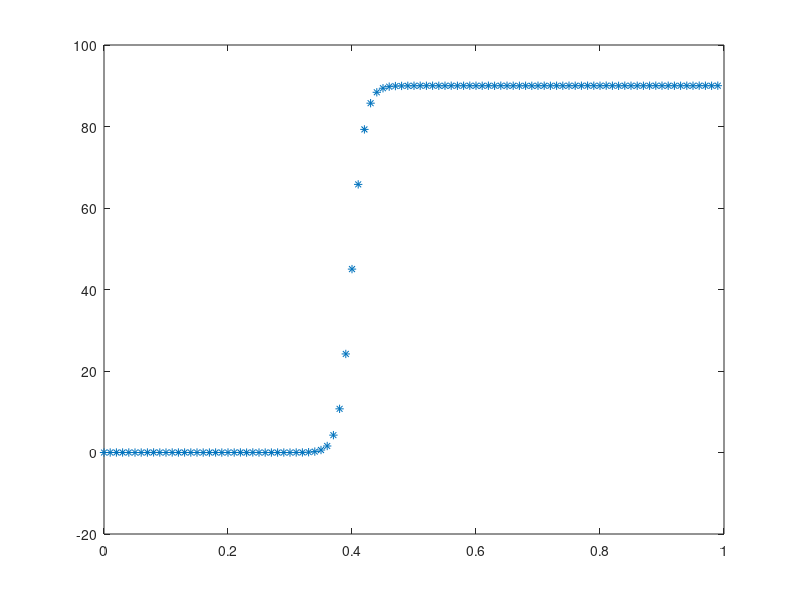

MATLAB code for this plot: (Note: this script raises an error after producing the figure.)
clear all;
% 实验1
x=0:0.01:1-0.01;
f=90./(1+exp(-100*(x-0.4)));
n=8;%控制顶点个数-1
N=length(x);%采样点个数

% % 实验2
% x=0:0.05:10;
% f=100./exp(abs(x-5))+(x-5).^2/500;
% n=13;
% N=length(x);%采样点个数

f_=f+normrnd(0,0.01,1,N);



plot(x,f_,"*")
hold on
% plot(x,f)
d=[x;f_]';%给定数据点,di=(xi,yi) i=1~M+1




M=length(x)-1; %论文中是0~M，所以总数length=M+1

t=canshuhua(M,d);
p=3;%B样条次数p=3，控制顶点n+1个，节点矢量ui i=1~n+p+2,




ui=jiedianxiangliang(n,p);%方案1 均匀节点向量


% u=0:0.01:1;
% for j=1:n+1
%     for i=1:length(u)
%         Njp_u(i,j) = Njp(j, p , u(i), ui);  
%     end
%     subplot(5,5,j),plot(u,Njp_u(:,j));
% end


[N,R,P] = kongzhidingdian(M,n,p,x,ui,d);

DrawSpline(n,p,P,ui);

[epsilon,e] = shujudianwucha(M,N,P,d);
